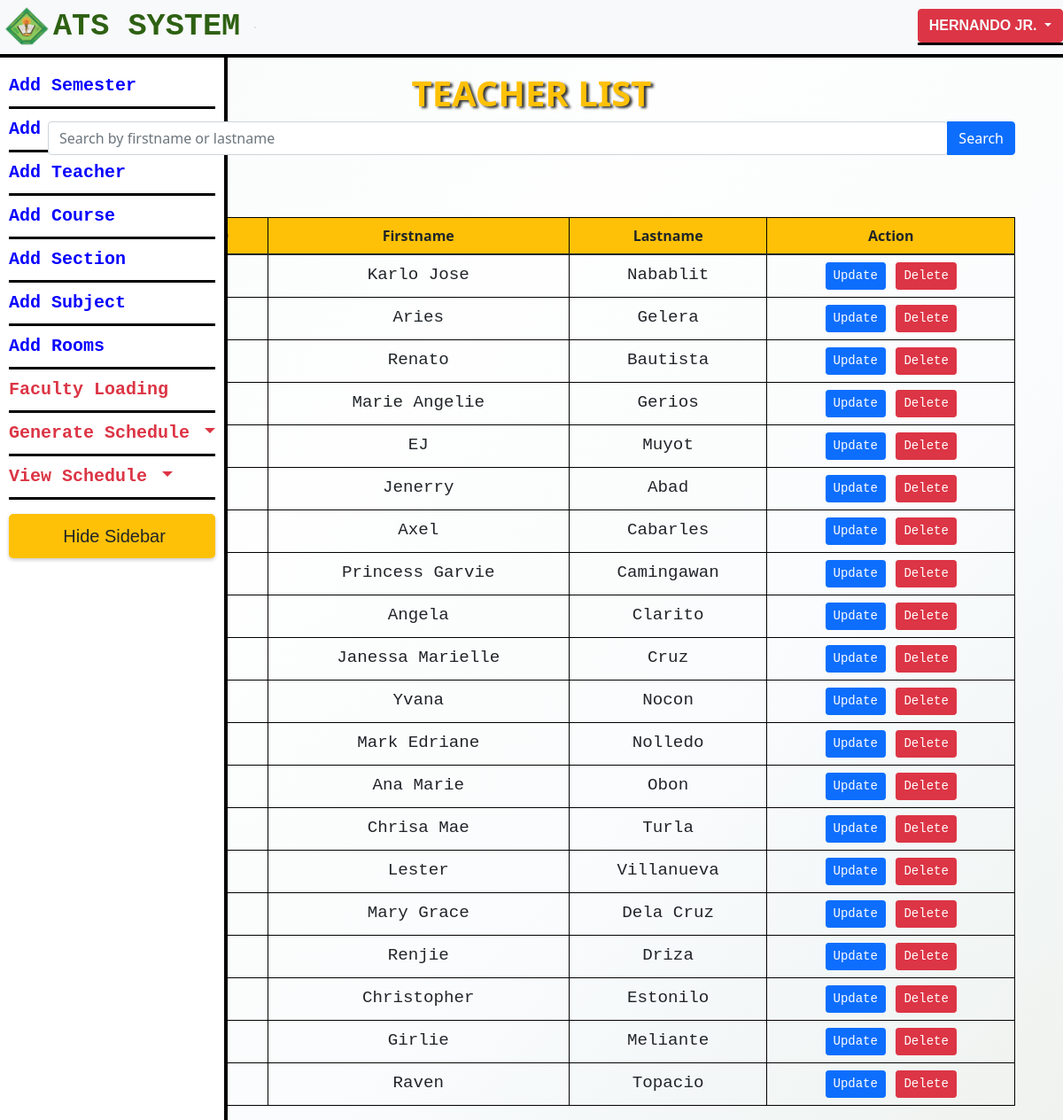
Page /teacher_list.php (signed in) on the committed database.
### tables this page shows
CREATE TABLE `users` (
  `id` int(11) NOT NULL,
  `name` varchar(255) NOT NULL,
  `email` varchar(255) NOT NULL,
  `password` varchar(255) NOT NULL,
  `login_attempts` int(11) DEFAULT 0,
  `last_failed_login` timestamp NULL DEFAULT NULL
);

CREATE TABLE `teachers` (
  `id` int(6) UNSIGNED NOT NULL,
  `teacher_id` bigint(20) NOT NULL,
  `firstname` varchar(255) DEFAULT NULL,
  `lastname` varchar(255) DEFAULT NULL
);

### teacher_list.php (the view, shortened to what this page needs)
<?php
include 'database_connection.php';
include 'index.php';
if (isset($_POST['search'])) {
    $search_term = $_POST['search'];
    $query = "SELECT * FROM teachers WHERE firstname LIKE '%$search_term%' OR lastname LIKE '%$search_term%'";
    $result = $conn->query($query);
} else {
    $query = "SELECT * FROM teachers";
    $result = $conn->query($query);
}
?>
<!doctype html>
<html lang="en">
<head>
    <link href="https://cdn.jsdelivr.net/npm/bootstrap@5.0.2/dist/css/bootstrap.min.css" rel="stylesheet"
>
    <link rel="stylesheet" href="css/dashboard.css">
    <link rel="stylesheet" href="https://cdn.jsdelivr.net/npm/bootstrap@5.1.3/dist/css/bootstrap.min.css"
>
</head>
<body>
    <div class="container">
        <div class="container">
        <h1 style="  text-shadow: 3px 2px 3px rgba(0, .5, 0, .80)" class="fw-bolder text-center text-warning mt-3 text-outline">TEACHER LIST</H1>
            <form method="POST">
                <div class="input-group mb-3">
                    <input type="text" class="form-control rounded" placeholder="Search by firstname or lastname"
                        name="search">
                    <button type="submit" class="btn btn-primary">Search</button>
                </div>
            </form>
            <a href="teacher_create.php" class="btn btn-success mb-3"><i class='fas fa-user-plus'></i> Add Teacher</a>
            <table class="table table-bordered table-hover text-center" style="border:1px solid black">
                <thead class="bg-warning">
                    <tr>
                        <th>No.</th>
                        <th>Teacher ID</th>
                        <th>Firstname</th>
                        <th>Lastname</th>
                        <th>Action</th>
                    </tr>
                </thead>
                <tbody style="font-size:1.2rem;font-family:monospace">
                    <?php
                    if ($result->num_rows > 0) {
                        $i = 1;
                        while ($row = $result->fetch_assoc()) {
                            echo "<tr>";
                            echo "<td>" . $i . "</td>";
                            echo "<td>" . $row["teacher_id"] . "</td>";
                            echo "<td>" . $row["firstname"] . "</td>";
                            echo "<td>" . $row["lastname"] . "</td>";
                            echo "<td>";
                            echo "<a href='teacher_update.php?id=" . $row["id"] . "' class='btn btn-primary btn-sm'>Update<i class='fas fa-edit'></i></a>&nbsp";
                            echo "<a href='" . $_SERVER['PHP_SELF'] . "?delete_id=" . $row["id"] . "' class='btn btn-danger btn-sm' onclick=\"return confirm('Are you sure you want to delete this teacher?')\">Delete<i class='fas fa-trash'></i></a>";
                            echo "</td>";
                            echo "</tr>";
                            $i++;
                        }
                    } else {
                        echo "<tr><td colspan='5'>No teachers found</td></tr>";
                    }
                    ?>
                </tbody>
            </table>
        </div>
    </div>
</body>
</html>

### index.php (shortened to what this page needs)
<?php
include 'database_connection.php';
?>
<!doctype html>
<html lang="en">
<head>
    <link href="https://cdn.jsdelivr.net/npm/bootstrap@5.0.2/dist/css/bootstrap.min.css" rel="stylesheet"
>
    <link rel="stylesheet" href="css/index.css">
    <link rel="stylesheet" href="https://cdn.jsdelivr.net/npm/bootstrap@5.1.3/dist/css/bootstrap.min.css"
>
</head>
<body style="background-color: #d5fefd; background-image: linear-gradient(to left top, #f0f2ee, #f1f5f3, #f3f7f7, #f7fafb, #fbfcfd, #fbfdfd, #fcfdfd, #fdfefd, #fcfdfd, #fbfcfc, #fafafa, #f9f9f9);"
    class="d-flex flex-column min-vh-100" ;>
    <nav class="navbar navbar-expand bg-light sticky-top">
        <a class="navbar-brand" href="dashboard.php">
            <div class="d-flex align-items-center">
            <img src="logos/CVSU_LOGO.png" alt="Logo" id="logo" class="sidebar-toggle-image">
                </div>
                <span class="navbar-brand-label"
                        style="color: #2e6113; font-family: Consolas, monospace; font-size: 2.2rem;">ATS SYSTEM</span>
        </a>
        <div class=" bg-gray text-warning border ms-12  fw-bolder ">
            <?php
            if (isset($_SESSION['user_id'])) {
                $user_id = $_SESSION['user_id'];
                $sql = "SELECT * FROM users WHERE id='$user_id'";
                $result = mysqli_query($conn, $sql);
                $user_data = mysqli_fetch_assoc($result);
            }
            ?>
        </div>
        <div class="navbar-nav ms-auto">
            <li class="nav-item dropdown">
                <div class="dropdown">
                    <button class="fw-bolder btn btn-danger  text-center text-light dropdown-toggle" type="button"
                        id="userDropdown" data-bs-toggle="dropdown" aria-expanded="false">
                        <?php echo $user_data['name']; ?>
                    </button>
                </div>
        </div>
    </nav>
    <div class="container-fluid wrapper">
        <div class="d-flex content">
            <div class="sidebar">
                <ul class="navbar-nav">
                    <li class="nav-item">
                        <a class="nav-link hover-color" href="semester_list.php">Add Semester</a>
                    </li>
                    <li class="nav-item">
                        <a class="nav-link hover-color" href="days_list.php">Add Day</a>
                    </li>
                    <li class="nav-item">
                        <a class="nav-link hover-color" href="teacher_list.php">Add Teacher</a>
                    </li>
                    <li class="nav-item">
                        <a class="nav-link hover-color" href="course_list.php">Add Course</a>
                    </li>
                    <li class="nav-item">
                        <a class="nav-link hover-color" href="section_list.php">Add Section</a>
                    </li>
                    <li class="nav-item">
                        <a class="nav-link hover-color" href="subject_list.php">Add Subject</a>
                    </li>
                    <li class="nav-item">
                        <a class="nav-link hover-color" href="room_list.php">Add Rooms</a>
                    </li>
                    <li class="nav-item">
                        <a class="nav-link hover-color text-danger" href="faculty_loading_list.php">Faculty Loading</a>
                    </li>
                    <li class="nav-item dropdown">
                        <a class="nav-link hover-color dropdown-toggle text-danger" href="#" id="scheduleDropdown" role="button"
                            data-bs-toggle="dropdown" aria-expanded="false">
                            Generate Schedule
                        </a>
                    </li>
                </ul>
                <li class="nav-item dropdown">
                    <a class="nav-link hover-color dropdown-toggle text-danger" href="#" id="scheduleDropdown" role="button"
                        data-bs-toggle="dropdown" aria-expanded="false">
                        View Schedule
                    </a>
                </li>
                <button id="hideSidebar" class="sidebar-toggle btn-warning text-dark text-center mt-3"
                    style="padding: 10px 20px; border-radius: 5px; border: none; cursor: pointer; transition: background-color 0.3s; box-shadow: 0 2px 4px rgba(0, 0, 0, 0.2);">
                    <i class="fas fa-bars" style="margin-right: 5px;"></i> Hide Sidebar
                </button>
            </div>
        </div>
    </div>
</body>
</html>

### css/index.css (style rules this page uses)
.navbar-brand img { max-width: 3em; height: auto; }
.navbar-nav { display: flex; flex-wrap: wrap; font-size: 20px; font-family: "Gill Sans", "Gill Sans MT", Calibri, "Trebuchet MS", sans-serif; }
.navbar { height: 65px; border-bottom: 4px solid #000000; }
.sidebar { position: fixed; top: 64px; bottom: 0; left: 0; overflow-x: hidden; transition: 0.5s; padding: 10px; border-right: 4px solid #000000; background-color: rgb(255, 255, 255); }
.nav-item { border-bottom: 3px solid #000000; margin: 0; text-align: left; }
.nav-link { font-weight: bold; font-family: Consolas, monospace; color: rgb(8, 0, 255) !important; background-color:rgb(255, 255, 255); }
.navbar-brand-label { color: #050505; font-size: 25px; font-family: Arial, sans-serif; font-weight: bold; }
.navbar-brand { display: flex; align-items: center; }
.btn-success { background-color: #4bb543; border: none; border-radius: 10px; box-shadow: 5px 5px 20px rgba(0, 0, 0, 0.1); padding: 10px 15px; }

### rows in the picture
users: name "HERNANDO JR."
teachers: firstname "Karlo Jose", lastname "Nabablit"
teachers: firstname "Aries", lastname "Gelera"
teachers: firstname "Renato", lastname "Bautista"
teachers: firstname "Marie Angelie", lastname "Gerios"
teachers: firstname "EJ", lastname "Muyot"
teachers: firstname "Jenerry", lastname "Abad"
teachers: firstname "Axel", lastname "Cabarles"
teachers: firstname "Princess Garvie", lastname "Camingawan"
teachers: firstname "Angela", lastname "Clarito"
teachers: firstname "Janessa Marielle", lastname "Cruz"
teachers: firstname "Yvana", lastname "Nocon"
teachers: firstname "Mark Edriane", lastname "Nolledo"
teachers: firstname "Ana Marie", lastname "Obon"
teachers: firstname "Chrisa Mae", lastname "Turla"
teachers: firstname "Lester", lastname "Villanueva"
teachers: firstname "Mary Grace", lastname "Dela Cruz"
teachers: firstname "Renjie", lastname "Driza"
teachers: firstname "Christopher", lastname "Estonilo"
teachers: firstname "Girlie", lastname "Meliante"
teachers: firstname "Raven", lastname "Topacio"
